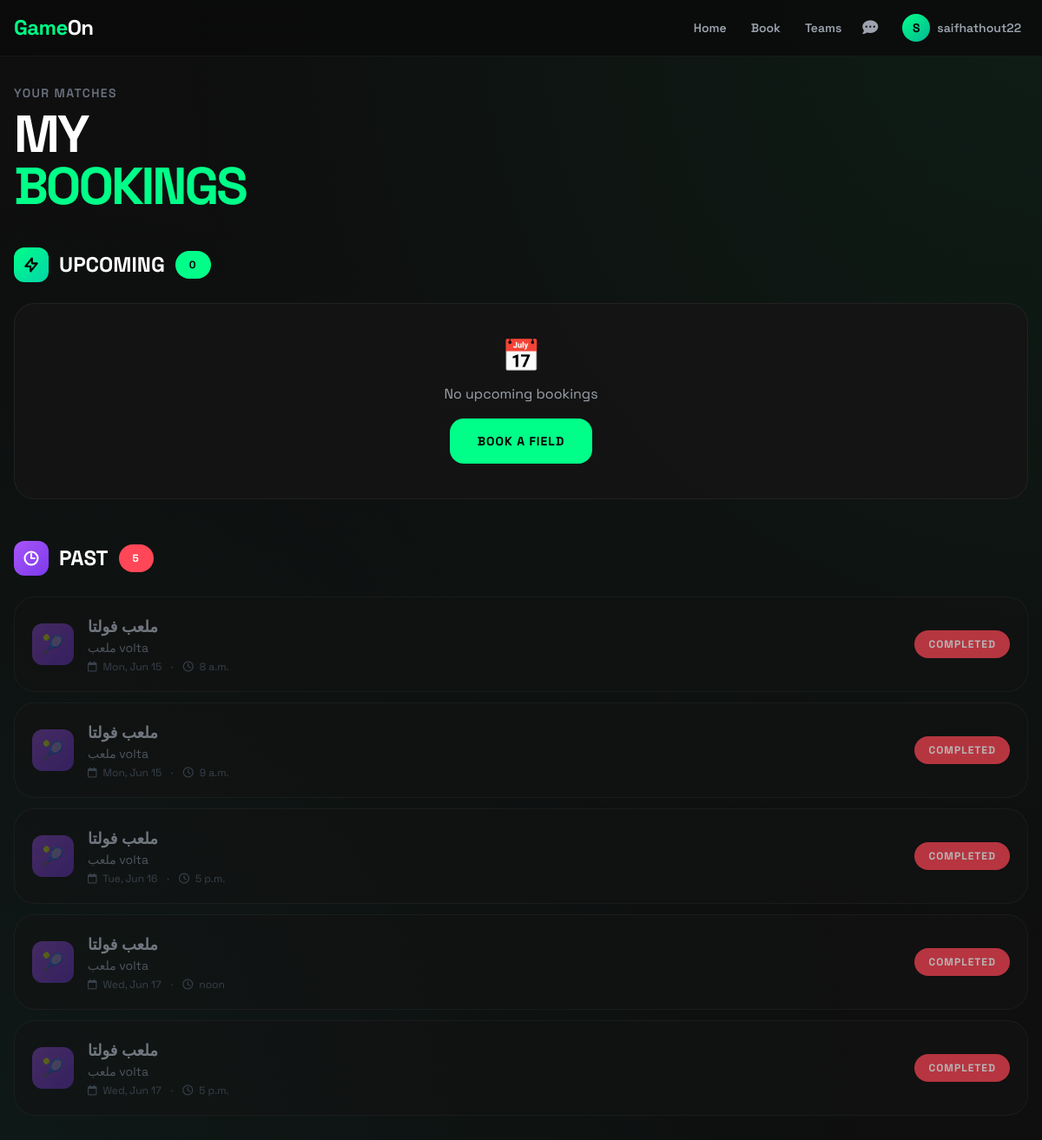
The app's page /booking/history/ (signed in), older data.
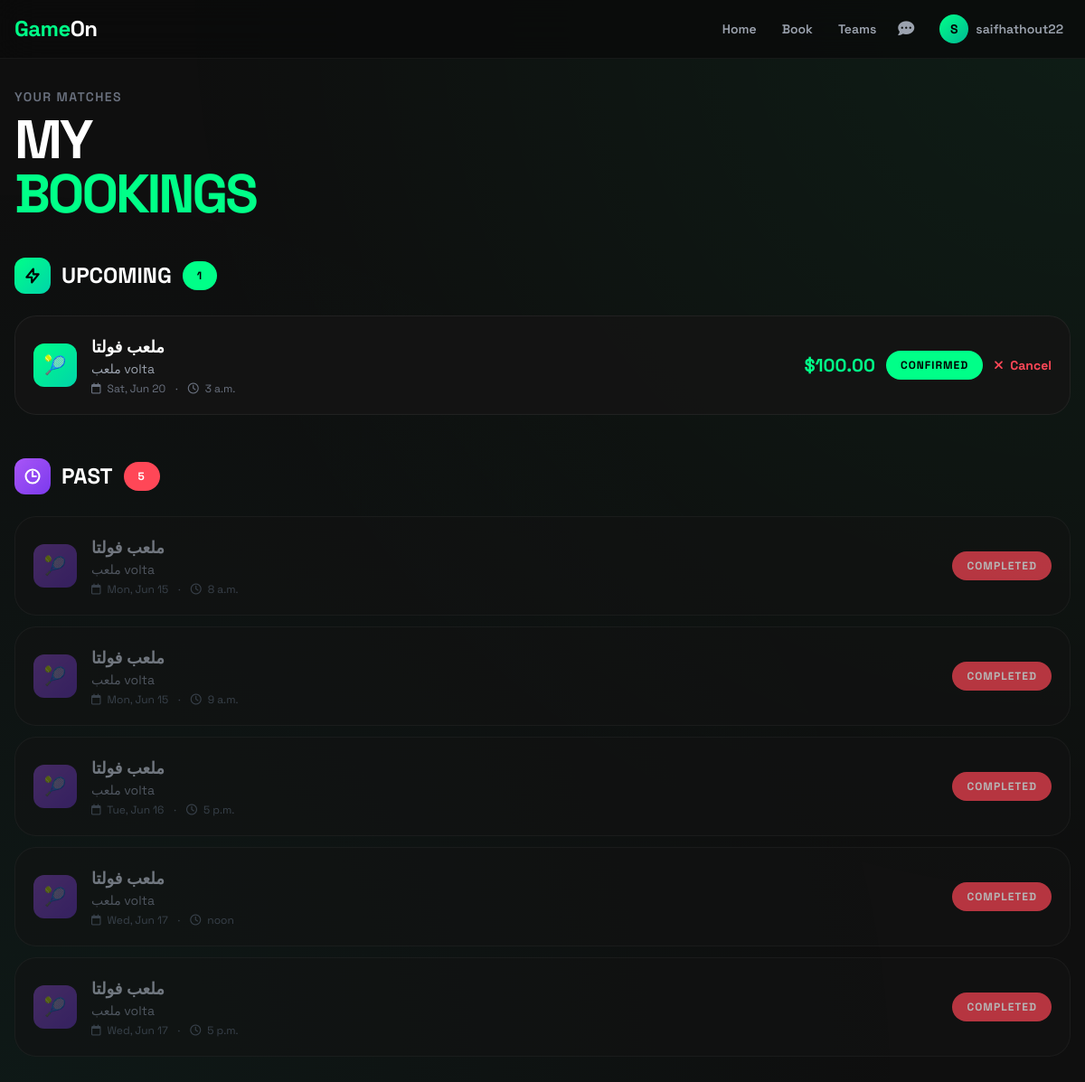
The same page, newer data.
### accounts/models.py (models this page shows, shortened)
class User(AbstractBaseUser, PermissionsMixin):
    ROLE_CHOICES = [
        ('PLAYER', 'Player'),
        ('VENUE_OWNER', 'Venue Owner'),
        ('ADMIN', 'Admin'),
    ]
    email = models.EmailField(unique=True, db_index=True)
    username = models.CharField(max_length=50, unique=True, null=True, blank=True)
    role = models.CharField(max_length=20, choices=ROLE_CHOICES, default='PLAYER')
    is_active = models.BooleanField(default=True)
    is_staff = models.BooleanField(default=False)
    date_joined = models.DateTimeField(default=timezone.now)
    objects = UserManager()
    USERNAME_FIELD = 'email'
    REQUIRED_FIELDS = []
    class Meta:
        indexes = [
            models.Index(fields=['email']),
            models.Index(fields=['role']),
        ]
    @property
    def is_player(self):
        return self.role == 'PLAYER'

### venues/models.py (models this page shows, shortened)
class Booking(models.Model):
    STATUS_CHOICES = [
        ('PENDING', 'Pending'),
        ('CONFIRMED', 'Confirmed'),
        ('REJECTED', 'Rejected'),
        ('CANCELLED', 'Cancelled'),
    ]
    field = models.ForeignKey(Field, on_delete=models.CASCADE, related_name='bookings')
    player = models.ForeignKey(settings.AUTH_USER_MODEL, on_delete=models.CASCADE, related_name='bookings')
    slot = models.ForeignKey(VenueSlot, on_delete=models.CASCADE, related_name='bookings')
    booking_date = models.DateField()
    start_time = models.TimeField()
    end_time = models.TimeField()
    status = models.CharField(max_length=20, choices=STATUS_CHOICES, default='CONFIRMED')
    notes = models.TextField(blank=True, null=True)
    created_at = models.DateTimeField(auto_now_add=True)
    class Meta:
        indexes = [
            models.Index(fields=['booking_date', 'status']),
            models.Index(fields=['player', '-created_at']),
            models.Index(fields=['field', 'booking_date']),
        ]
        ordering = ['-created_at']

class Field(models.Model):
    venue = models.ForeignKey(Venue, on_delete=models.CASCADE, related_name='fields')
    name = models.CharField(max_length=200)
    sport_type = models.CharField(max_length=20, choices=Venue.SPORT_CHOICES)
    description = models.TextField(blank=True)
    price_per_hour = models.DecimalField(max_digits=10, decimal_places=2, validators=[MinValueValidator(0)])
    is_active = models.BooleanField(default=True)
    created_at = models.DateTimeField(auto_now_add=True)
    class Meta:
        indexes = [
            models.Index(fields=['venue', 'is_active']),
            models.Index(fields=['sport_type']),
        ]

class Venue(models.Model):
    SPORT_CHOICES = [
        ('FOOTBALL', 'Football'),
        ('CRICKET', 'Cricket'),
        ('BASKETBALL', 'Basketball'),
        ('TENNIS', 'Tennis'),
        ('BADMINTON', 'Badminton'),
        ('VOLLEYBALL', 'Volleyball'),
    ]
    owner = models.ForeignKey(settings.AUTH_USER_MODEL, on_delete=models.CASCADE, related_name='venues')
    name = models.CharField(max_length=200)
    address = models.TextField()
    city = models.CharField(max_length=100)
    sport_type = models.CharField(max_length=20, choices=SPORT_CHOICES)
    description = models.TextField(blank=True)
    created_at = models.DateTimeField(auto_now_add=True)

### booking/views.py (the view)
# urls.py: path('history/', views.booking_history, name='history'),
@player_required
def booking_history(request):
    today = date.today()
    now = datetime.now().time()
    all_bookings = Booking.objects.select_related(
        'field', 'field__venue', 'player'
    ).filter(player=request.user).exclude(status='CANCELLED').order_by('booking_date', 'start_time')
    upcoming_bookings = []
    past_bookings = []
    for booking in all_bookings:
        if booking.booking_date > today:
            upcoming_bookings.append(booking)
        elif booking.booking_date == today:
            booking_time = datetime.strptime(str(booking.start_time), '%H:%M:%S').time()
            if booking_time >= now:
                upcoming_bookings.append(booking)
            else:
                past_bookings.append(booking)
        else:
            past_bookings.append(booking)
    return render(request, 'booking/booking_history.html', {
        'upcoming_bookings': upcoming_bookings,
        'past_bookings': past_bookings,
    })

### notifications/context_processors.py (called while the page is built)
def webpush_settings(request):
    return {
        'webpush_public_key': getattr(settings, 'WEBPUSH_VAPID_PUBLIC_KEY', ''),
    }

### booking/templates/booking/booking_history.html (shortened to what this page needs)
{% extends 'base.html' %}
{% block content %}
<div class="animate-fade-up">
    <div class="mb-10">
        <p class="text-sm text-gray-500 font-semibold tracking-widest uppercase mb-2">Your Matches</p>
        <h1 class="text-5xl md:text-6xl font-black tracking-tighter">
            MY<br><span class="text-[#00FF88]">BOOKINGS</span>
        </h1>
    </div>
    <div class="mb-12">
        <h2 class="text-2xl font-extrabold mb-6 flex items-center">
            <span class="card-icon-energy icon-green w-10 h-10 rounded-xl flex items-center justify-center mr-3">
                <svg class="w-5 h-5 text-black" fill="none" stroke="currentColor" viewBox="0 0 24 24">
                    <path stroke-linecap="round" stroke-linejoin="round" stroke-width="2.5" d="M13 10V3L4 14h7v7l9-11h-7z"/>
                </svg>
            </span>
            UPCOMING
            <span class="badge-fire badge-green text-xs ml-3">{{ upcoming_bookings|length }}</span>
        </h2>
        {% if upcoming_bookings %}
            <div class="space-y-3">
                {% for booking in upcoming_bookings %}
                    <div class="energy-card p-5 flex flex-col md:flex-row justify-between items-start md:items-center gap-4">
                        <div class="flex items-center space-x-4">
                            <div class="card-icon-energy icon-green w-12 h-12 rounded-xl flex items-center justify-center text-xl">
                                {% if booking.field.sport_type == 'FOOTBALL' %}⚽
                                {% elif booking.field.sport_type == 'CRICKET' %}🏏
                                {% elif booking.field.sport_type == 'BASKETBALL' %}🏀
                                {% elif booking.field.sport_type == 'TENNIS' %}🎾
                                {% else %}🏟️{% endif %}
                            </div>
                            <div>
                                <h3 class="font-bold text-lg">{{ booking.field.name }}</h3>
                                <p class="text-sm text-gray-400">{{ booking.field.venue.name }}</p>
                                <p class="text-xs text-gray-500 mt-1">
                                    <i class="far fa-calendar mr-1"></i> {{ booking.booking_date|date:"D, M j" }}
                                    <span class="mx-2">·</span>
                                    <i class="far fa-clock mr-1"></i> {{ booking.start_time }}
                                </p>
                            </div>
                        </div>
                        <div class="flex items-center space-x-3">
                            <span class="text-xl font-black text-[#00FF88]">${{ booking.field.price_per_hour }}</span>
                            <span class="badge-fire badge-green text-xs">CONFIRMED</span>
                            <button onclick="document.getElementById('cancelModal{{ booking.id }}').classList.remove('hidden')"
                                    class="text-[#FF4757] text-sm font-bold hover:underline">
                                <i class="fas fa-times mr-1"></i> Cancel
                            </button>
                        </div>
                    </div>
                {% endfor %}
            </div>
        {% else %}
            <div class="energy-card p-10 text-center">
                <span class="text-4xl mb-3 block">📅</span>
                <p class="text-gray-400">No upcoming bookings</p>
                <a href="{% url 'booking:browse' %}" class="btn-fire inline-block mt-4 text-sm">BOOK A FIELD</a>
            </div>
        {% endif %}
    </div>
    <div>
        <h2 class="text-2xl font-extrabold mb-6 flex items-center">
            <span class="card-icon-energy icon-purple w-10 h-10 rounded-xl flex items-center justify-center mr-3">
                <svg class="w-5 h-5 text-white" fill="none" stroke="currentColor" viewBox="0 0 24 24">
                    <path stroke-linecap="round" stroke-linejoin="round" stroke-width="2.5" d="M12 6v6h4.5m4.5 0a9 9 0 11-18 0 9 9 0 0118 0z"/>
                </svg>
            </span>
            PAST
            <span class="badge-fire badge-red text-xs ml-3">{{ past_bookings|length }}</span>
        </h2>
        {% if past_bookings %}
            <div class="space-y-3 opacity-70">
                {% for booking in past_bookings %}
                    <div class="energy-card p-5 flex flex-col md:flex-row justify-between items-start md:items-center gap-4">
                        <div class="flex items-center space-x-4">
                            <div class="card-icon-energy icon-purple w-12 h-12 rounded-xl flex items-center justify-center text-xl opacity-50">
                                {% if booking.field.sport_type == 'FOOTBALL' %}⚽
                                {% elif booking.field.sport_type == 'CRICKET' %}🏏
                                {% elif booking.field.sport_type == 'BASKETBALL' %}🏀
                                {% elif booking.field.sport_type == 'TENNIS' %}🎾
                                {% else %}🏟️{% endif %}
                            </div>
                            <div>
                                <h3 class="font-bold text-lg text-gray-400">{{ booking.field.name }}</h3>
                                <p class="text-sm text-gray-500">{{ booking.field.venue.name }}</p>
                                <p class="text-xs text-gray-600 mt-1">
                                    <i class="far fa-calendar mr-1"></i> {{ booking.booking_date|date:"D, M j" }}
                                    <span class="mx-2">·</span>
                                    <i class="far fa-clock mr-1"></i> {{ booking.start_time }}
                                </p>
                            </div>
                        </div>
                        <span class="badge-fire badge-red text-xs">COMPLETED</span>
                    </div>
                {% endfor %}
            </div>
        {% else %}
            <div class="energy-card p-10 text-center">
                <span class="text-4xl mb-3 block">📭</span>
                <p class="text-gray-400">No past bookings</p>
            </div>
        {% endif %}
    </div>
</div>
{% endblock %}

### templates/base.html (shortened to what this page needs)
<!DOCTYPE html>
<html lang="en">
<head>
    <script src="https://cdn.tailwindcss.com"></script>
    <link rel="stylesheet" href="https://cdnjs.cloudflare.com/ajax/libs/font-awesome/6.5.1/css/all.min.css">
</head>
<body>
    <div class="particles">
    </div>
    {% include 'navbar.html' %}
    <main class="container mx-auto px-4 py-8 max-w-7xl pb-safe">
        {% block content %}{% endblock %}
    </main>
</body>
</html>

### templates/navbar.html (shortened to what this page needs)
<nav class="border-b border-white/5 bg-black/80 backdrop-blur-xl sticky top-0 z-50">
    <div class="container mx-auto px-4 max-w-7xl">
        <div class="flex items-center justify-between h-16">
            <a href="/" class="flex items-center space-x-2">
                <span class="text-2xl font-extrabold tracking-tight">
                    <span class="text-[#00FF88]">Game</span><span class="text-white">On</span>
                </span>
            </a>
            {% if user.is_authenticated %}
            <div class="flex items-center space-x-3">
                <div class="hidden md:flex items-center space-x-1">
                    {% if user.is_player %}
                        <a href="{% url 'dashboard:player_dashboard' %}" class="px-3 py-2 text-sm font-semibold text-gray-400 hover:text-[#00FF88] rounded-xl hover:bg-white/5 transition">Home</a>
                        <a href="{% url 'booking:browse' %}" class="px-3 py-2 text-sm font-semibold text-gray-400 hover:text-[#00FF88] rounded-xl hover:bg-white/5 transition">Book</a>
                        <a href="{% url 'teams:find_players' %}" class="px-3 py-2 text-sm font-semibold text-gray-400 hover:text-[#00FF88] rounded-xl hover:bg-white/5 transition">Teams</a>
                        <a href="{% url 'teams:my_chats' %}" class="p-2 text-gray-400 hover:text-white hover:bg-white/5 rounded-xl transition">
                            <i class="fas fa-comment-dots text-lg"></i>
                        </a>
                    {% endif %}
                </div>
                <div class="relative">
                    <button onclick="document.getElementById('userDropdown').classList.toggle('hidden')"
                            class="flex items-center space-x-2 p-2 text-gray-400 hover:text-white rounded-xl hover:bg-white/5 transition">
                        <div class="w-8 h-8 rounded-full bg-gradient-to-br from-[#00FF88] to-[#00B894] flex items-center justify-center text-black font-bold text-sm">
                            {{ user.username|default:user.email|first|upper }}
                        </div>
                        <span class="hidden md:block text-sm font-semibold">{{ user.username }}</span>
                    </button>
                </div>
            </div>
            {% else %}
            <a href="{% url 'accounts:login' %}" class="btn-fire text-sm px-5 py-2.5">Sign In</a>
            {% endif %}
        </div>
    </div>
</nav>

### templates/base.html (style rules this page uses)
* { font-family: 'Space Grotesk', sans-serif; -webkit-font-smoothing: antialiased; }
body { background: #0F0F0F; color: #FFFFFF; overflow-x: hidden; position: relative; }
body::before { content: ''; position: fixed; inset: 0; background-image: url('https://images.unsplash.com/photo-1529900748604-07564a03e7a6?w=1920&q=80'); background-size: cover; background-position: center; background-repeat: no-repeat; opacity: 0.15; filter: brightness(0.7) saturate(1.2); z-index: 0; pointer-events: none; }
body::after { content: ''; position: fixed; inset: 0; background: radial-gradient(ellipse at top right, rgba(0, 255, 136, 0.06) 0%, transparent 60%), radial-gradient(ellipse at bottom left, rgba(0, 180, 148, 0.06) 0%, transparent 60%); z-index: 0; pointer-events: none; }
main { position: relative; z-index: 1; }
.energy-card { background: rgba(20, 20, 20, 0.85); backdrop-filter: blur(20px); border: 1px solid rgba(255, 255, 255, 0.06); border-radius: 24px; position: relative; overflow: hidden; transition: all 0.4s cubic-bezier(0.175, 0.885, 0.32, 1.275); }
.energy-card::before { content: ''; position: absolute; inset: 0; border-radius: 24px; background: linear-gradient(135deg, #00FF88, #00D4AA, #00B894, #00FF88); background-size: 400% 400%; opacity: 0; transition: opacity 0.4s ease; z-index: -1; animation: gradientShift 3s ease infinite; }
.card-icon-energy { width: 60px; height: 60px; border-radius: 18px; display: flex; align-items: center; justify-content: center; transition: all 0.4s cubic-bezier(0.175, 0.885, 0.32, 1.275); position: relative; }
.icon-green { background: linear-gradient(135deg, #00FF88, #00D4AA); color: #000; }
.icon-purple { background: linear-gradient(135deg, #A855F7, #7C3AED); color: #FFF; }
.badge-fire { padding: 8px 16px; border-radius: 100px; font-size: 11px; font-weight: 700; text-transform: uppercase; letter-spacing: 1px; }
.badge-green { background: #00FF88; color: #000; }
.badge-red { background: #FF4757; color: #FFF; }
nav { background: rgba(10, 10, 10, 0.8) !important; backdrop-filter: blur(20px) !important; border-bottom: 1px solid rgba(255, 255, 255, 0.05) !important; }
.animate-fade-up { animation: fadeUp 0.6s ease forwards; }
.particles { position: fixed; inset: 0; pointer-events: none; z-index: 0; }
.pb-safe { padding-bottom: env(safe-area-inset-bottom, 20px); }

Row changes from the older to the newer data that the page shows:
added Booking: field.name "ملعب فولتا", field.venue.name "ملعب volta", booking_date "Sat, Jun 20", start_time "3 a.m.", field.price_per_hour "100.00", shown under "UPCOMING 1"
Text that changed along with them:
{{ upcoming_bookings|length }}: "0" → "1"
text no longer shown: "📅 No upcoming bookings BOOK A FIELD"
